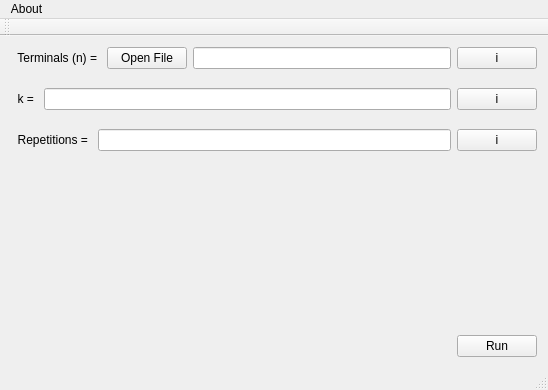
<?xml version="1.0" encoding="UTF-8"?>
<ui version="4.0">
 <class>MainWindow</class>
 <widget class="QMainWindow" name="MainWindow">
  <property name="geometry">
   <rect>
    <x>0</x>
    <y>0</y>
    <width>548</width>
    <height>390</height>
   </rect>
  </property>
  <property name="sizePolicy">
   <sizepolicy hsizetype="Minimum" vsizetype="Minimum">
    <horstretch>0</horstretch>
    <verstretch>0</verstretch>
   </sizepolicy>
  </property>
  <property name="windowTitle">
   <string>k-Bottleneck-Steiner-Problem</string>
  </property>
  <widget class="QWidget" name="centralWidget">
   <layout class="QHBoxLayout" name="horizontalLayout_5">
    <item>
     <layout class="QVBoxLayout" name="verticalLayout_2">
      <item>
       <layout class="QVBoxLayout" name="verticalLayout">
        <item>
         <layout class="QHBoxLayout" name="horizontalLayout">
          <item>
           <widget class="QLabel" name="Terminals">
            <property name="text">
             <string>  Terminals (n) = </string>
            </property>
            <property name="buddy">
             <cstring>OpenFileTerminals</cstring>
            </property>
           </widget>
          </item>
          <item>
           <widget class="QPushButton" name="OpenFileTerminals">
            <property name="sizePolicy">
             <sizepolicy hsizetype="Minimum" vsizetype="Fixed">
              <horstretch>0</horstretch>
              <verstretch>0</verstretch>
             </sizepolicy>
            </property>
            <property name="text">
             <string>Open File</string>
            </property>
           </widget>
          </item>
          <item>
           <widget class="QLineEdit" name="PathToTerminalsTxt"/>
          </item>
          <item>
           <widget class="QPushButton" name="nInfo">
            <property name="sizePolicy">
             <sizepolicy hsizetype="Fixed" vsizetype="Fixed">
              <horstretch>0</horstretch>
              <verstretch>0</verstretch>
             </sizepolicy>
            </property>
            <property name="styleSheet">
             <string notr="true">font: 75  10pt &quot;Webdings&quot;;</string>
            </property>
            <property name="text">
             <string>i</string>
            </property>
           </widget>
          </item>
         </layout>
        </item>
        <item>
         <spacer name="verticalSpacer">
          <property name="orientation">
           <enum>Qt::Vertical</enum>
          </property>
          <property name="sizeType">
           <enum>QSizePolicy::Fixed</enum>
          </property>
          <property name="sizeHint" stdset="0">
           <size>
            <width>13</width>
            <height>13</height>
           </size>
          </property>
         </spacer>
        </item>
        <item>
         <layout class="QHBoxLayout" name="horizontalLayout_2">
          <item>
           <widget class="QLabel" name="k">
            <property name="sizePolicy">
             <sizepolicy hsizetype="Preferred" vsizetype="Preferred">
              <horstretch>0</horstretch>
              <verstretch>0</verstretch>
             </sizepolicy>
            </property>
            <property name="text">
             <string>  k = </string>
            </property>
            <property name="buddy">
             <cstring>kInput</cstring>
            </property>
           </widget>
          </item>
          <item>
           <widget class="QLineEdit" name="kInput">
            <property name="sizePolicy">
             <sizepolicy hsizetype="Expanding" vsizetype="Fixed">
              <horstretch>0</horstretch>
              <verstretch>0</verstretch>
             </sizepolicy>
            </property>
           </widget>
          </item>
          <item>
           <widget class="QPushButton" name="kInfo">
            <property name="sizePolicy">
             <sizepolicy hsizetype="Fixed" vsizetype="Fixed">
              <horstretch>0</horstretch>
              <verstretch>0</verstretch>
             </sizepolicy>
            </property>
            <property name="styleSheet">
             <string notr="true">font: 75  10pt &quot;Webdings&quot;;</string>
            </property>
            <property name="text">
             <string>i</string>
            </property>
           </widget>
          </item>
         </layout>
        </item>
        <item>
         <spacer name="verticalSpacer_2">
          <property name="orientation">
           <enum>Qt::Vertical</enum>
          </property>
          <property name="sizeType">
           <enum>QSizePolicy::Fixed</enum>
          </property>
          <property name="sizeHint" stdset="0">
           <size>
            <width>13</width>
            <height>13</height>
           </size>
          </property>
         </spacer>
        </item>
        <item>
         <layout class="QHBoxLayout" name="horizontalLayout_3">
          <item>
           <widget class="QLabel" name="Repetitions">
            <property name="text">
             <string>  Repetitions = </string>
            </property>
           </widget>
          </item>
          <item>
           <widget class="QLineEdit" name="RepetitionsInput"/>
          </item>
          <item>
           <widget class="QPushButton" name="RepetitionsInfo">
            <property name="sizePolicy">
             <sizepolicy hsizetype="Fixed" vsizetype="Fixed">
              <horstretch>0</horstretch>
              <verstretch>0</verstretch>
             </sizepolicy>
            </property>
            <property name="styleSheet">
             <string notr="true">font: 75  10pt &quot;Webdings&quot;;</string>
            </property>
            <property name="text">
             <string>i</string>
            </property>
           </widget>
          </item>
         </layout>
        </item>
       </layout>
      </item>
      <item>
       <spacer name="verticalSpacer_3">
        <property name="orientation">
         <enum>Qt::Vertical</enum>
        </property>
        <property name="sizeHint" stdset="0">
         <size>
          <width>20</width>
          <height>48</height>
         </size>
        </property>
       </spacer>
      </item>
      <item>
       <layout class="QHBoxLayout" name="horizontalLayout_4">
        <item>
         <spacer name="horizontalSpacer">
          <property name="orientation">
           <enum>Qt::Horizontal</enum>
          </property>
          <property name="sizeHint" stdset="0">
           <size>
            <width>218</width>
            <height>20</height>
           </size>
          </property>
         </spacer>
        </item>
        <item>
         <widget class="QPushButton" name="Run">
          <property name="text">
           <string>Run</string>
          </property>
         </widget>
        </item>
       </layout>
      </item>
     </layout>
    </item>
   </layout>
  </widget>
  <widget class="QMenuBar" name="menuBar">
   <property name="geometry">
    <rect>
     <x>0</x>
     <y>0</y>
     <width>548</width>
     <height>21</height>
    </rect>
   </property>
   <widget class="QMenu" name="menuAbout">
    <property name="title">
     <string>About</string>
    </property>
    <addaction name="actionAbout"/>
   </widget>
   <addaction name="menuAbout"/>
  </widget>
  <widget class="QToolBar" name="mainToolBar">
   <attribute name="toolBarArea">
    <enum>TopToolBarArea</enum>
   </attribute>
   <attribute name="toolBarBreak">
    <bool>false</bool>
   </attribute>
  </widget>
  <widget class="QStatusBar" name="statusBar"/>
  <action name="actionAbout">
   <property name="text">
    <string>About</string>
   </property>
  </action>
 </widget>
 <layoutdefault spacing="6" margin="11"/>
 <tabstops>
  <tabstop>kInput</tabstop>
  <tabstop>Run</tabstop>
 </tabstops>
 <resources/>
 <connections/>
</ui>
